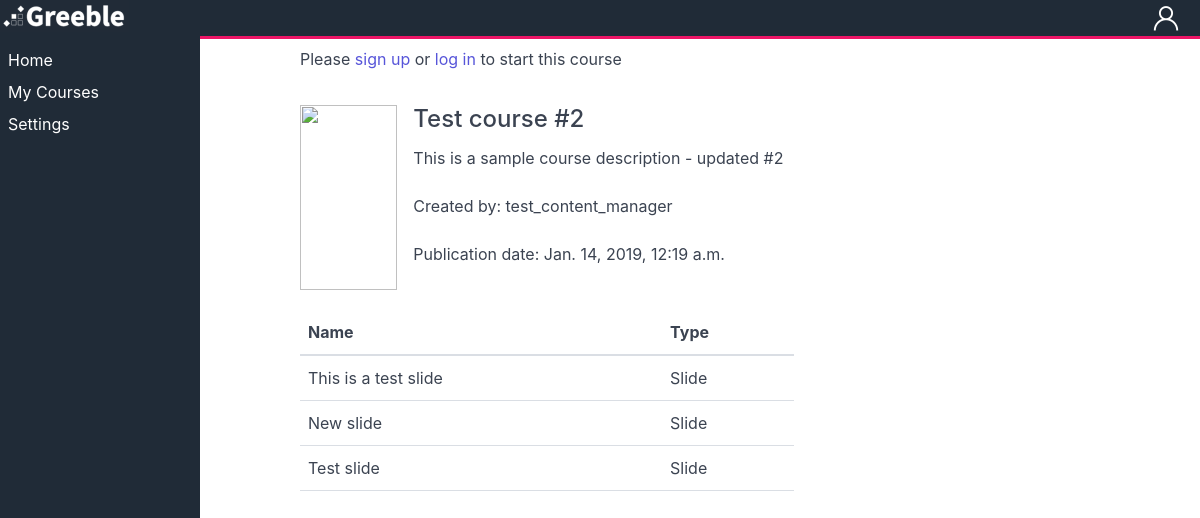
The page /lms/course/5/ on the database its author committed.
### lms/models.py (models this page shows, shortened)
class Course(models.Model):
    name = models.CharField(max_length=200)
    description = models.CharField(max_length=1000, blank=True, null=True)
    publication_time = models.DateTimeField('date published', blank=True, null=True)
    status = models.ForeignKey(CourseStatus, on_delete=models.CASCADE, blank=True, null=True)
    client = models.ForeignKey(Client, on_delete=models.CASCADE, blank=True, null=True)
    created_by_user = models.ForeignKey(User, on_delete=models.CASCADE, related_name='+', blank=True, null=True)
    modified_by_user = models.ForeignKey(User, on_delete=models.CASCADE, related_name='+', blank=True, null=True)
    created_time = models.DateTimeField('creation time', blank=True, null=True)
    last_modified_time = models.DateTimeField('last modified time', blank=True, null=True)
    cover_filename = models.CharField(max_length=1000, blank=True, null=True)
    is_completed = False

class Slide(models.Model):
    name = models.CharField(max_length=200, blank=True, null=True)
    description = models.CharField(max_length=1000, blank=True, null=True)
    course = models.ForeignKey(SlideType, on_delete=models.CASCADE, blank=True, null=True)
    content = models.CharField(max_length=2000, blank=True, null=True)
    course = models.ForeignKey(Course, on_delete=models.CASCADE, blank=True, null=True)
    previous_slide_id = models.IntegerField(default=0, blank=True, null=True)
    next_slide_id = models.IntegerField(default=0, blank=True, null=True)
    created_by_user = models.ForeignKey(User, on_delete=models.CASCADE, related_name='+', blank=True, null=True)
    modified_by_user = models.ForeignKey(User, on_delete=models.CASCADE, related_name='+', blank=True, null=True)
    created_time = models.DateTimeField('creation time', blank=True, null=True)
    last_modified_time = models.DateTimeField('last modified time', blank=True, null=True)
    type = models.ForeignKey(SlideType, on_delete=models.CASCADE, related_name='+', blank=True, null=True)
    test = models.ForeignKey(Test, on_delete=models.CASCADE, related_name='+', blank=True, null=True)

class SlideType(models.Model):
    code = models.CharField(max_length=200, blank=True, null=True)
    name = models.CharField(max_length=200, blank=True, null=True)

### lms/views.py (the view)
# urls.py: path('/course/<int:course_id>/', views.view_course, name='view_course'),
def view_course(request, course_id):
    template = loader.get_template('lms/course/course_details.html')
    course = Course.objects.get(id=course_id)
    course_list = Course.objects.all()
    slide_list = course.slide_set.all()
    first_slide_id = 0
    if slide_list.count() != 0:
        first_slide_id = slide_list.filter(previous_slide_id=0).first().id
    creator = User.objects.get(id=course.created_by_user_id)
    course_link = 'http://127.0.0.1/lms/course/' + str(course.id)
    if course.cover_filename is not None:
        course.cover_url = '/static/lms/upload/course/cover/' + course.cover_filename
    context = {
        'course': course,
        'slide_list': slide_list,
        'course_list': course_list,
        'first_slide_id': first_slide_id,
        'creator_user_name': creator.username,
        'course_status': course.status.name,
        'course_link': course_link
    }
    if course.modified_by_user_id:
        modifier = User.objects.get(id=course.modified_by_user_id)
        context['modifier_user_name'] = modifier.username
    context = add_context_global_vars(context, request.user)
    return HttpResponse(template.render(context, request))

### lms/views.py (called while the page is built)
def is_user_client_content_manager(user):
    return user.groups.filter(name='client-content-managers').exists()

def is_user_client_admin(user):
    return user.groups.filter(name='client-administrators').exists()

def get_user_company_name(user):
    user_groups = user.groups.all()
    clients = Client.objects.all()
    result = ''
    for user_group in user_groups:
        for client in clients:
            if user_group.id == client.users_group.id:
                result = client.name
    return result

def add_context_global_vars(dict, user):
    company_name = get_user_company_name(user)
    user_is_content_manager = is_user_client_content_manager(user)
    user_is_client_admin = is_user_client_admin(user)
    dict['company_name'] = company_name
    dict['user_is_content_manager'] = user_is_content_manager
    dict['user_is_client_admin'] = user_is_client_admin
    return dict

### lms/templates/lms/course/course_details.html (shortened to what this page needs)
{% extends "lms/base/base.html" %}
{% load static %}
{% block content %}
    {% if not user.is_authenticated %}
        <p>Please <a href="/signup">sign up</a> or <a href="/lms/login">log in</a> to start this course</p>
    {% endif %}
    <div class="columns" style="padding-top: 10px; padding-bottom: 10px;">
        <div class="column col-2">
            <img style="width: 100%; max-height: 200px;" src="{{ course.cover_url }}" class="img-responsive">
        </div>
        <div class="column col-9">
            <h4>{{ course.name }}</h4>
            <p>{{ course.description }}</p>
            <p>Created by: {{ creator_user_name }}</p>
            <p>Publication date: {{ course.publication_time }}</p>
        </div>
    </div>
    <div class="columns" style="padding-top: 10px; padding-bottom: 10px;">
        <div class="column col-9">
            {% if slide_list %}
                <table class="table">
                    <thead>
                        <tr>
                            <th>Name</th>
                            <th>Type</th>
                        </tr>
                    </thead>
                    <tbody>
                        {% for slide in slide_list %}
                            <tr>
                                <td>{{ slide.name }}</td>
                                <td>{{ slide.type.name }}</td>
                            </tr>
                        {% endfor %}
                    </tbody>
                </table>
            {% else %}
                <p>There are no slides available for this course.</p>
            {% endif %}
        </div>
    </div>
    <div class="columns" style="padding-top: 10px; padding-bottom: 10px;">
    </div>
{% endblock %}

### rows shown on the page
Course: name "Test course #2", description "This is a sample course description - updated #2", publication_time "Jan. 14, 2019, 12:19 a.m."
Slide: name "This is a test slide", type.name "Slide"
Slide: name "New slide", type.name "Slide"
Slide: name "Test slide", type.name "Slide"

### other values the page prints
{{ creator_user_name }} "test_content_manager"
